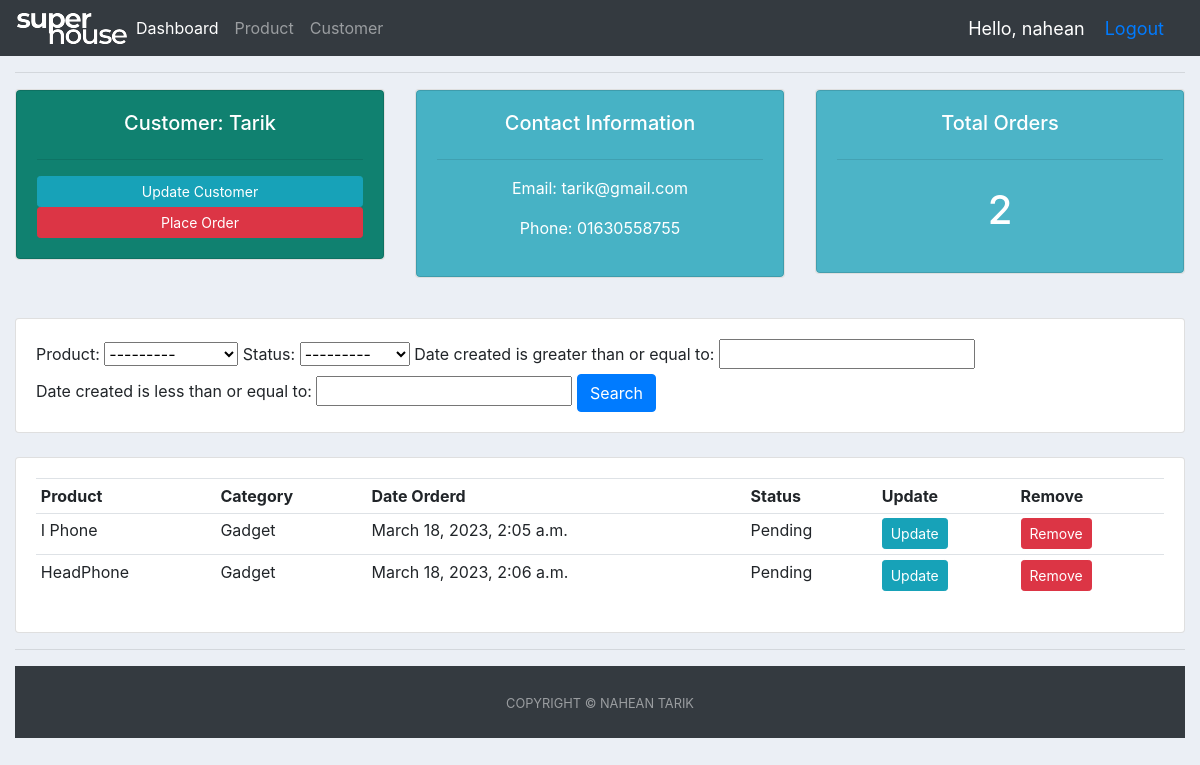
The page /customer/17/ (signed in) on the database as committed earlier.
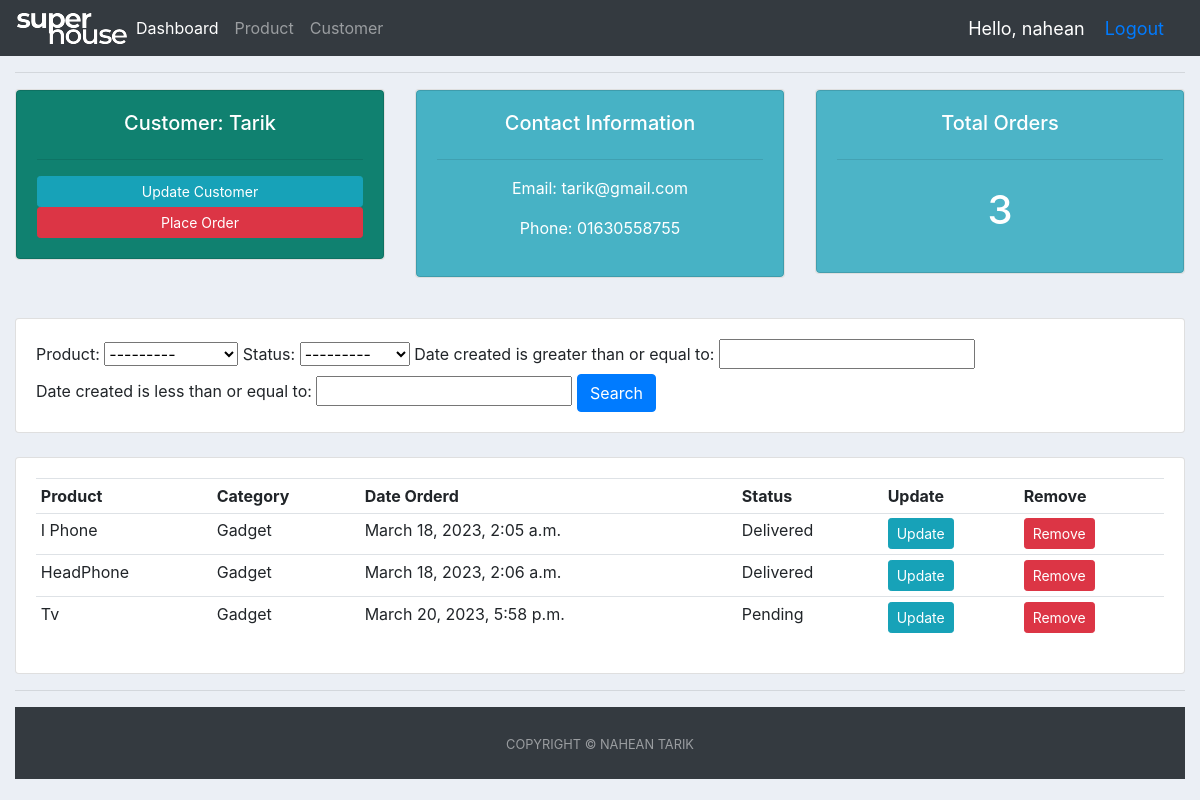
The same page on the database as committed later.
### accounts/models.py (models this page shows, shortened)
class Customer(models.Model):
    user = models.OneToOneField(
        User, null=True, blank=True, on_delete=models.CASCADE)
    name = models.CharField(max_length=200, null=True)
    phone = models.CharField(max_length=200, null=True)
    email = models.CharField(max_length=200, null=True)
    profile_pic = models.ImageField(
        default="profile1.png", null=True, blank=True)
    date_created = models.DateTimeField(auto_now_add=True, null=True)

class Order(models.Model):
    STATUS = (
        ('Pending', 'Pending'),
        ('On Process', 'On Process'),
        ('Delivered', 'Delivered'),
    )
    customer = models.ForeignKey(
        Customer, null=True, on_delete=models.SET_NULL)
    product = models.ForeignKey(Product, null=True, on_delete=models.SET_NULL)
    date_created = models.DateTimeField(auto_now_add=True, null=True)
    status = models.CharField(max_length=200, null=True, choices=STATUS)

class Product(models.Model):
    CATEGORY = (
        ('Food', 'Food'),
        ('Outdoor Item', 'Outdoor Item'),
        ('Gadget', 'Gadget'),
    )
    name = models.CharField(max_length=200, null=True)
    price = models.FloatField(null=True)
    category = models.CharField(max_length=200, null=True, choices=CATEGORY)
    Description = models.CharField(max_length=200, null=True, blank=True)
    date_created = models.DateTimeField(auto_now_add=True, null=True)
    tags = models.ManyToManyField(Tag)
    def __str__(self):
        return self.name

### accounts/decorators.py (the view)
        def wrapper_func(request, *args, **kwargs):
            group = None
            if request.user.groups.exists():
                group = request.user.groups.all()[0].name
            if group in allowed_roles:
                return view_func(request, *args, **kwargs)
            else:
                return HttpResponse('You are not authorized to view this page')

### accounts/views.py (called while the page is built)
@login_required(login_url='login')
@allowed_users(allowed_roles=['admin'])
def customer(request, cng):
    customer = Customer.objects.get(id=cng)
    orders = customer.order_set.all()
    myFilters = OrderFilters(request.GET, queryset=orders)
    orders = myFilters.qs
    total_orders = orders.count()
    context = {'orders': orders, 'customer': customer,
               'total_orders': total_orders, 'myFilters': myFilters}
    return render(request, 'accounts/customer.html', context)

### accounts/templates/accounts/customer.html
{% extends 'accounts/main.html' %} {% block content %}
<div class="row">
  <div class="col-md">
    <div class="card text-center text-white mb-3" id="Customer">
      <div class="card card-body" style="background-color: #108170">
        <h5>Customer: {{customer.name}}</h5>
        <hr />
        <a class="btn btn-sm btn-info" href="">Update Customer</a>
        <a
          class="btn btn-sm btn-danger"
          href="{% url 'create_order' customer.id %}"
          >Place Order</a
        >
      </div>
    </div>
  </div>
  <div class="col-md">
    <div class="card text-center text-white mb-3" id="Customer">
      <div class="card card-body" style="background-color: #47b2c5">
        <h5>Contact Information</h5>
        <hr />
        <p>Email: {{customer.email}}</p>
        <p>Phone: {{customer.phone}}</p>
      </div>
    </div>
  </div>
  <div class="col-md">
    <div class="card text-center text-white mb-3" id="Customer">
      <div class="card card-body" style="background-color: #4cb4c7">
        <h5>Total Orders</h5>
        <hr />
        <h1 style="text-align: center; padding: 10px">{{total_orders}}</h1>
      </div>
    </div>
  </div>
</div>
<br />
<div class="row">
  <div class="col">
    <div class="card card-body">
      <form method="get">
        {{myFilters.form}}
        <button class="btn btn-primary" type="submit">Search</button>
      </form>
    </div>
  </div>
</div>
<br />
<div class="row">
  <div class="col-md">
    <div class="card card-body">
      <table class="table table-sm">
        <tr>
          <th>Product</th>
          <th>Category</th>
          <th>Date Orderd</th>
          <th>Status</th>
          <th>Update</th>
          <th>Remove</th>
        </tr>
        {% for i in orders %}
        <tr>
          <td>{{i.product}}</td>
          <td>{{i.product.category}}</td>
          <td>{{i.date_created}}</td>
          <td>{{i.status}}</td>
          <td>
            <a class="btn btn-sm btn-info" href="{% url 'update_order' i.id %}"
              >Update</a
            >
          </td>
          <td>
            <a
              class="btn btn-sm btn-danger"
              href="{% url 'customer_order_delete' i.id %}"
              >Remove</a
            >
          </td>
        </tr>
        {% endfor %}
      </table>
    </div>
  </div>
</div>
{% endblock %}

### accounts/templates/accounts/main.html (shortened to what this page needs)
{% load static %}
<!DOCTYPE html>
<html lang="en">
  <head>
    <link
      rel="stylesheet"
      href="https://cdn.jsdelivr.net/npm/bootstrap@4.4.1/dist/css/bootstrap.min.css"
    />
    <link rel="stylesheet" type="text/css" href="{% static 'css/main.css'%}" />
  </head>
  <body>
    {% include 'accounts/navbar.html' %}
    <div class="container-fluid">
    <hr />
    {% block content %} {% endblock %}
    <hr />
    {% include 'accounts/footer.html' %}
  </body>
</html>

### accounts/templates/accounts/navbar.html (shortened to what this page needs)
{% load static %}
<nav class="navbar navbar-expand-lg navbar-dark bg-dark">
  <img src="{% static 'images/logo.png' %}">
    <div class="collapse navbar-collapse" id="navbarNav">
      <ul class="navbar-nav">
        {% if request.user.is_staff %}
        <li class="nav-item active">
          <a class="nav-link" href="{% url 'home' %}">Dashboard <span class="sr-only">(current)</span></a>
        </li>
        <li class="nav-item">
          <a class="nav-link" href="{% url 'product' %}">Product</a>
        </li>
      <li class="nav-item">
        <a class="nav-link" href="{% url 'customer_page' %}">Customer</a>
      </li>
      {% else %}
      <li class="nav-item">
        <a class="nav-link" href="{% url 'accountSet' %}">Profile</a>
      </li>
      {% endif %}
     </ul>
    </div>
    <span class="hello-msg">Hello, {{request.user}}</span>
    <span class="hello-msg"><a href="{% url 'logout' %}">Logout</a></span>
  </nav>

### accounts/templates/accounts/footer.html
<footer
  id="sticky-footer"
  class="flex-shrink-0 py-4 bg-dark text-white-50 footer-expand-lg"
>
  <div class="container text-center">
    <small>COPYRIGHT &copy; NAHEAN TARIK </small>
  </div>
</footer>

### static/css/main.css (style rules this page uses)
body { background-color: #ebeff5; }

### accounts/templates/accounts/navbar.html (style rules this page uses)
.hello-msg { font-size: 18px; color: white; margin-right: 20px; }

Rows that differ between the two databases and show on the page:
changed Order "March 18, 2023, 2:05 a.m.": status "Pending" → "Delivered"
changed Order "March 18, 2023, 2:06 a.m.": status "Pending" → "Delivered"
added Order: product "Tv", product.category "Gadget", date_created "March 20, 2023, 5:58 p.m.", status "Pending"
Other text that changed with them:
{{ total_orders }}: "2" → "3"
